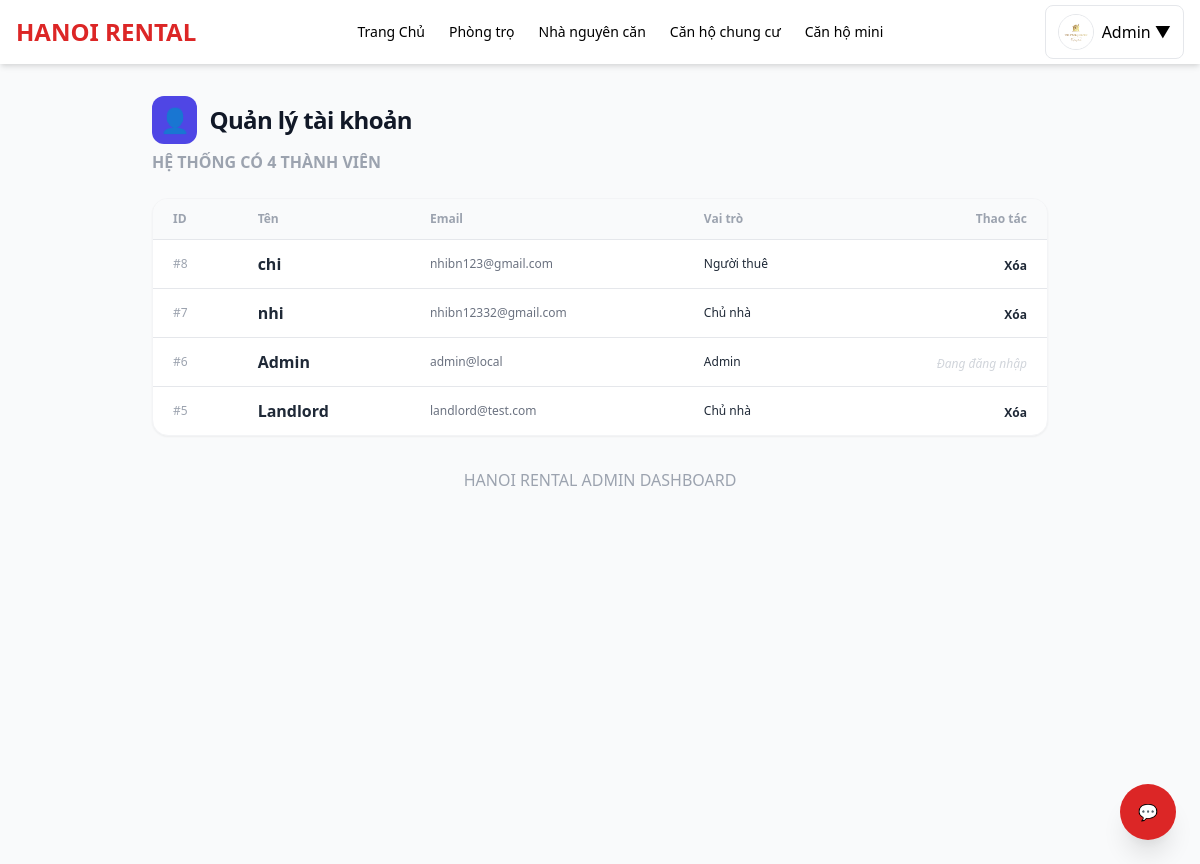
The app's page /admin/manage_users.php (signed in), older data.
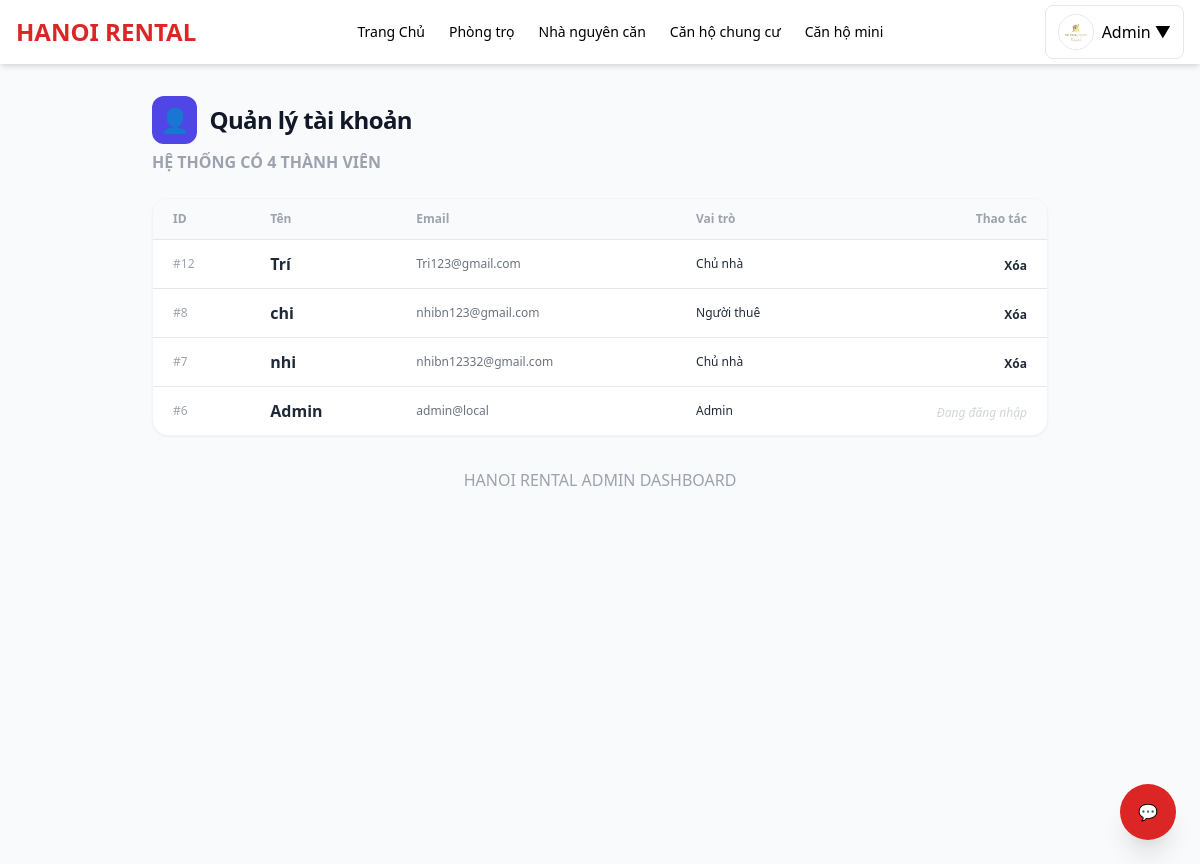
The same page, newer data.
### tables this page shows
CREATE TABLE `users` (
  `id` int(11) NOT NULL,
  `name` varchar(255) DEFAULT NULL,
  `email` varchar(255) DEFAULT NULL,
  `password` varchar(255) DEFAULT NULL,
  `phone` varchar(20) DEFAULT NULL,
  `zalo` varchar(20) DEFAULT NULL,
  `avatar` varchar(255) DEFAULT NULL,
  `role` enum('admin','landlord','renter') DEFAULT 'renter',
  `status` varchar(20) DEFAULT 'active',
  `is_admin` tinyint(4) DEFAULT 0,
  `created_at` timestamp NOT NULL DEFAULT current_timestamp()
);

### functions.php (called while the page is built, shortened)
<?php
if (!function_exists("esc")) {
    function esc($s) {
        return htmlspecialchars($s ?? '', ENT_QUOTES, 'UTF-8');
    }
}
if (!function_exists("currentUser")) {
    function currentUser() {
        return $_SESSION['user'] ?? null;
    }
}
if (!function_exists("isLandlord")) {
    function isLandlord() {
        $u = currentUser();
        return $u && ($u['role'] ?? '') === 'landlord';
    }
}

### admin/manage_users.php (the view, shortened to what the changed rows need)
<?php
require '../functions.php';
$users = $pdo->query("SELECT * FROM users ORDER BY id DESC")->fetchAll();
require '../header.php';
?>
<div class="min-h-screen bg-[#f8fafc] py-8 px-4 font-sans text-gray-800">
    <main class="max-w-4xl mx-auto">
        <div class="flex items-center justify-between mb-6">
            <div>
                <h2 class="text-2xl font-black text-gray-900 tracking-tight flex items-center gap-3">
                    <span class="p-2 bg-indigo-600 rounded-xl text-white">
                    </span>
                    Quản lý tài khoản
                </h2>
            </div>
        </div>
        <div class="bg-white rounded-2xl shadow-sm border border-gray-100 overflow-hidden">
            <table class="w-full text-left border-collapse">
                <thead>
                    <tr class="bg-gray-50 border-b">
                        <th class="px-5 py-3 text-xs text-gray-400">ID</th>
                        <th class="px-5 py-3 text-xs text-gray-400">Tên</th>
                        <th class="px-5 py-3 text-xs text-gray-400">Email</th>
                        <th class="px-5 py-3 text-xs text-gray-400">Vai trò</th>
                        <th class="px-5 py-3 text-right text-xs text-gray-400">Thao tác</th>
                    </tr>
                </thead>
                <tbody>
                    <?php foreach ($users as $u): ?>
                        <tr class="border-t hover:bg-indigo-50/30">
                            <td class="px-5 py-3 text-xs text-gray-400">#<?= $u['id'] ?></td>
                            <td class="px-5 py-3 font-bold"><?= esc($u['name']) ?></td>
                            <td class="px-5 py-3 text-xs text-gray-500"><?= esc($u['email']) ?></td>
                            <td class="px-5 py-3 text-xs">
                                <?= $u['is_admin'] ? 'Admin' : ($u['role'] === 'landlord' ? 'Chủ nhà' : 'Người thuê') ?>
                            </td>
                            <td class="px-5 py-3 text-right">
                                <?php if ($u['id'] != ($_SESSION['user']['id'] ?? 0)): ?>
                                    <a href="?delete=<?= $u['id'] ?>"
                                       onclick="return confirm('Xóa tài khoản <?= esc($u['name']) ?>?')"
                                       class="text-rose-600 font-bold text-xs">
                                        Xóa
                                    </a>
                                <?php else: ?>
                                    <span class="text-gray-300 text-xs italic">Đang đăng nhập</span>
                                <?php endif; ?>
                            </td>
                        </tr>
                    <?php endforeach; ?>
                </tbody>
            </table>
        </div>
    </main>
</div>
</body>
</html>

### header.php (shortened to what the changed rows need)
<?php
require_once __DIR__ . "/functions.php";
$u = $_SESSION['user'] ?? null;
if ($u && !empty($u['avatar']) && file_exists(__DIR__ . "/uploads/" . $u['avatar'])) {
    $avatar_url = "/hiihi/uploads/" . $u['avatar'];
} else {
    $avatar_url = "https://static.vecteezy.com/system/resources/previews/005/005/788/non_2x/user-icon-in-trendy-flat-style-isolated-on-grey-background-user-symbol-for-your-web-site-design-logo-app-ui-illustration-eps10-free-vector.jpg";
}
$display_name = $u['name'] ?? "Người dùng";
?>
<!doctype html>
<html lang="vi">
<head>
<link href="https://cdn.jsdelivr.net/npm/tailwindcss@2.2.19/dist/tailwind.min.css" rel="stylesheet">
</head>
<body class="bg-gray-50 min-h-screen">
<header class="bg-white shadow-md sticky top-0 z-30">
  <div class="max-w-7xl mx-auto px-4">
    <div class="flex justify-between items-center h-16">
      <div class="flex items-center space-x-4">
        <?php if ($u): ?>
          <div class="relative" id="dropdown-root">
            <button id="user-btn"
              class="inline-flex items-center px-3 py-2 bg-white border rounded-lg hover:bg-gray-100">
              <img src="<?= $avatar_url ?>" class="w-9 h-9 rounded-full mr-2 object-cover border">
              <?= htmlspecialchars($display_name) ?> ▼
            </button>
          </div>
        <?php endif; ?>
      </div>
    </div>
  </div>
</header>
</body>
</html>

Row changes from the older to the newer data that the page shows:
removed users: id "5", name "Landlord", email "landlord@test.com", is_admin "Chủ nhà"
added users: id "12", name "Trí", email "Tri123@gmail.com", is_admin "Chủ nhà"
